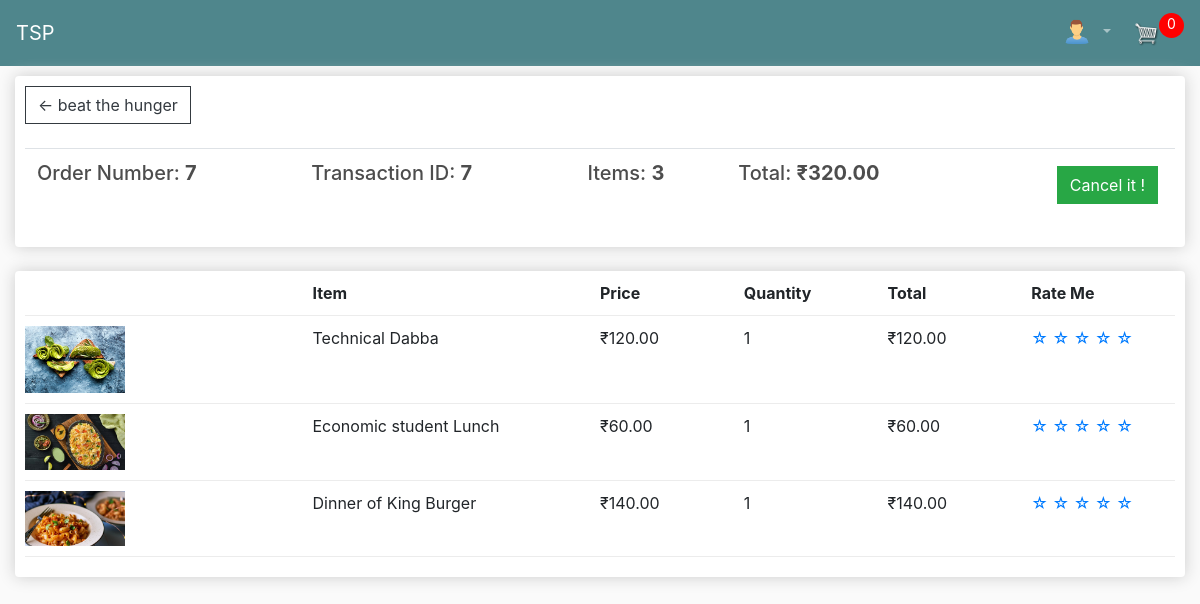
Page /my_orders/7/ (signed in) on the committed database.
### TiffinServicePool/models.py (models this page shows, shortened)
class Order(models.Model):
    customer = models.ForeignKey(Customer, on_delete=models.SET_NULL, blank=True, null=True)
    date_orderd = models.DateTimeField(auto_now_add=True)
    complete = models.BooleanField(default=False, null=True, blank=False)
    delivery = models.BooleanField(default=False, null=True, blank=False)
    canceled = models.BooleanField(default=False, null=True, blank=False)
    transaction_id = models.CharField(default="INIT_TRANS",max_length=200, null=True)
    address = models.ForeignKey(ShippingAddress, on_delete=models.SET_NULL, blank=True, null=True)
    @property
    def get_cart_total(self):
        orderitems = self.orderitem_set.all()
        total = sum([item.get_total for item in orderitems])
        return total
    @property
    def get_cart_items(self):
        orderitems = self.orderitem_set.all()
        total = sum([item.quantity for item in orderitems])
        return total

class OrderItem(models.Model):
    tiffin = models.ForeignKey(Tiffin, on_delete=models.SET_NULL, blank=True, null = True)
    order = models.ForeignKey(Order, on_delete=models.SET_NULL, blank=True, null=True)
    quantity = models.IntegerField(default=0, null=True, blank=True)
    date_added = models.DateTimeField(auto_now_add=True)
    @property
    def get_total(self):
        total = self.tiffin.price * self.quantity
        return total

class Tiffin(models.Model):
    vendor = models.ForeignKey(Vendor, on_delete=models.SET_NULL, null=True, blank=True)
    name = models.CharField(max_length=200, null=True)
    price = models.DecimalField(max_digits=7, decimal_places=2)
    photo1 = models.ImageField(null=True, blank=True)
    photo2 = models.ImageField(null=True, blank=True)
    photo3 = models.ImageField(null=True, blank=True)
    tiffinType = models.CharField(
        max_length=10,
        choices=TiffinType,
        default='3'
    )
    description = models.CharField(max_length=500, null=True, blank=True)
    veg = models.BooleanField(default=True, null=True, blank=False)
    available = models.BooleanField(default=True, null=True, blank=False)
    @property
    def getPhoto1(self):
        try:
            url = self.photo1.url
        except:
            url = ''
        return url

### TiffinServicePool/views.py (the view)
# urls.py: path('my_orders/<int:id>/', views.my_order_details, name="my_order_details"),
def my_order_details(request, id):
    items = []
    order = []
    data = cartData(request)
    cart_items = data['cart_items']
    if request.user.is_authenticated:
        cs = request.user.customer
        order = cs.order_set.get(id = id)
        items = order.orderitem_set.all()
    context = {'items':items, 'order': order, 'cart_items':cart_items}
    return render(request, "TiffinServicePool/myOrderDetails.html", context)

### TiffinServicePool/utils.py (called while the page is built)
def cartData(request):
    if request.user.is_authenticated:
        customer = request.user.customer
        order, created = Order.objects.get_or_create(customer=customer, complete=False)
        items = order.orderitem_set.all()
        cart_items = order.get_cart_items
    else:
        CookieData = CookieCart(request)
        items = CookieData['items']
        order = CookieData['order']
        cart_items = CookieData['cart_items']
    return {'items':items, 'order':order, 'cart_items':cart_items}

### templates/TiffinServicePool/myOrderDetails.html
{% extends 'TiffinServicePool/main.html' %}
{% load static %}
{% block content %}
        <div class="row">
                <div class="col-lg-12">
                        <div class="box-element">
                                <a class="btn btn-outline-dark" href="{% url 'TiffinServicePool' %}">&#x2190; beat the hunger</a>
                                <br>
                                <br>
                                <table class="table">
                                                <tr>
                                                        <th><h5>Order Number: <strong>{{order.id}}</strong></h5></th>
                                                        <th><h5>Transaction ID: <strong>{{order.id}}</strong></h5></th>
                                                        <th><h5>Items: <strong>{{order.get_cart_items}}</strong></h5></th>
                                                        <th><h5>Total: <strong>₹{{order.get_cart_total | floatformat:2}}</strong></h5></th>
                                                        <th>
                                                                {% if order.canceled == False %}
                                                                <a style="float:right; margin:5px" class="btn btn-success" href="/cancel_order/{{order.id}}">Cancel it !</a>
                                                                {% else %}
                                                                <h5>Status: <strong>Canceled</strong></h5>
                                                                {% endif %}
                                                        </th>
                                                </tr>
                                </table>
                        </div>
                        <br>
                        <div class="box-element">
                                <div class="cart-row">
                                        <div style="flex:2"></div>
                                        <div style="flex:2"><strong>Item</strong></div>
                                        <div style="flex:1"><strong>Price</strong></div>
                                        <div style="flex:1"><strong>Quantity</strong></div>
                                        <div style="flex:1"><strong>Total</strong></div>
                                        <div style="flex:1"><strong>Rate Me</strong></div>
                                </div>
                                {% for item in items %}
                                <div class="cart-row">
                                        <div style="flex:2"><img class="row-image" src="{{item.tiffin.getPhoto1}}"></div>
                                        <div style="flex:2">{{item.tiffin.name}}</div>
                                        <div style="flex:1">₹{{item.tiffin.price| floatformat:2}}</div>
                                        <div style="flex:1">{{item.quantity}}</div>
                                        <div style="flex:1">₹{{item.get_total| floatformat:2}}</div>
                                        <div style="flex:1"><a href="/rating/t/{{item.tiffin.id}}">&#9734; &#9734; &#9734; &#9734; &#9734;</a></div>
                                </div>
                                {% endfor %}
                        </div>
                </div>
        </div>
{% endblock content %}

### templates/TiffinServicePool/Main.html (shortened to what this page needs)
<!doctype html>
{% load static %}
<html lang="en">
  <head>
    <link rel="stylesheet" href="https://stackpath.bootstrapcdn.com/bootstrap/4.3.1/css/bootstrap.min.css">
    <link rel="stylesheet" type="text/css" href="{% static 'css/main.css' %}">
</head>
  <body>
    <nav class="navbar navbar-expand-lg navbar-dark bg-dark">
      <a class="navbar-brand" href="{% url 'TiffinServicePool' %}">TSP</a>
        {% if user.is_authenticated  %}
        <ul class="navbar-nav nav-flex-icons ml-auto">
          <li class="nav-item dropdown">
            <a class="nav-link dropdown-toggle" id="navbarDropdownMenuLink-55" data-toggle="dropdown"
              aria-haspopup="true" aria-expanded="false">
              <img src="{% static 'images/avtar.png' %}" class="rounded-circle"
                style="height: 34px;" alt="avatar image">
            </a>
          </li>
        </ul>
        {% else %}
        <div class="form-inline my-2 my-lg-0">
          <a href="{% url 'login_register' %}" class="btn btn-warning">Login/Register</a>
        {% endif %}
          <a href="{% url 'cart' %}">
            <img id="cart-icon" src="{% static 'images/cart.png' %}">
          </a>
        <p id="cart-total">{{cart_items}}</p>
    </nav>
    <div class="container-fluid">
        {% block content %}
        {% endblock content %}
    </div>
  </body>
</html>

### static/css/main.css (style rules this page uses)
body { background-color: hsl(0, 0%, 98%); }
h1,h2,h3,h4,h5,h6 { color:hsl(0, 0%, 30%); }
.box-element { box-shadow:hsl(0, 0%, 80%) 0 0 16px; background-color: #fff; border-radius: 4px; padding: 10px; }
.bg-dark { background-color: #4f868c!important; }
#cart-icon { width:25px; display: inline-block; margin-left: 15px; }
#cart-total { display: block; text-align: center; color:#fff; background-color: red; width: 25px; height: 25px; border-radius: 70%; font-size: 14px; }
.col-lg-4, .col-lg-6, .col-lg-8, .col-lg-12 { margin-top: 10px; }
.btn { border-radius: 0; }
.row-image { width: 100px; }
.cart-row { display: flex; align-items: flex-stretch; padding-bottom: 10px; margin-bottom: 10px; border-bottom: 1px solid #ececec; }

### rows in the picture
Order: id "7", get_cart_items "3", get_cart_total "320.00"
OrderItem: tiffin.getPhoto1 (picture), tiffin.name "Technical Dabba", tiffin.price "120.00", quantity "1", get_total "120.00"
OrderItem: tiffin.getPhoto1 (picture), tiffin.name "Economic student Lunch", tiffin.price "60.00", quantity "1", get_total "60.00"
OrderItem: tiffin.getPhoto1 (picture), tiffin.name "Dinner of King Burger", tiffin.price "140.00", quantity "1", get_total "140.00"

### other values in the picture
{{ cart_items }} "0"
